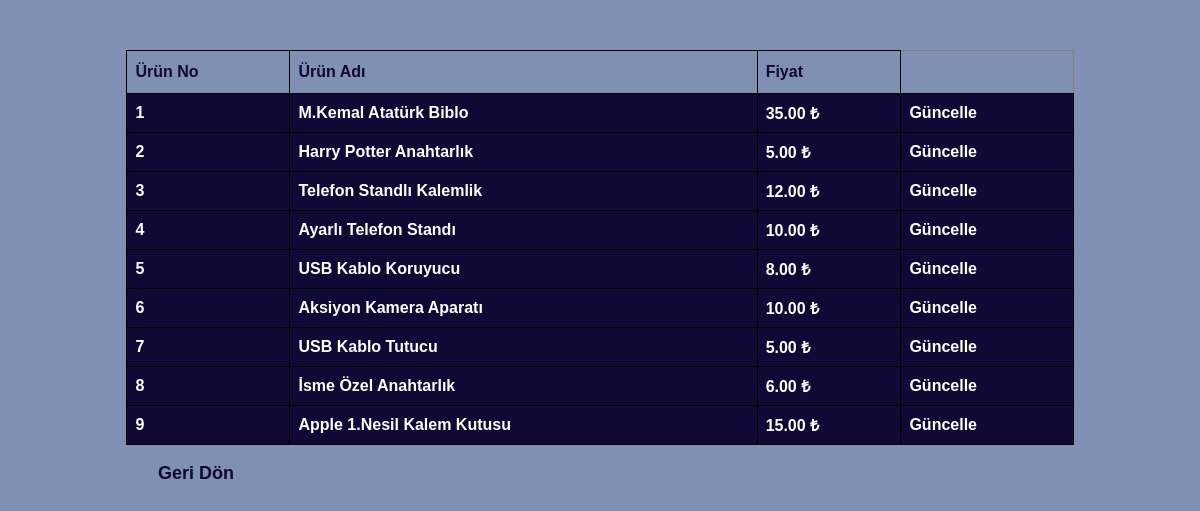
Page /websitedb/urunGnclKyt.php (signed in) on the committed database.
### tables this page shows
CREATE TABLE `urunler` (
  `UrunId` int(11) NOT NULL,
  `UrunAdi` varchar(256) NOT NULL,
  `Fiyat` double(10,2) NOT NULL
);

### websitedb/urunGnclKyt.php (the view, shortened to what this page needs)
<html>
<head>
    </head>
    <body>
        <?php
            include("baglanti.php");
            $sql = " SELECT urunler.UrunId, Urunler.UrunAdi,urunler.Fiyat FROM urunler ";
            $cevap = mysqli_query($baglanti,$sql);
            echo "<html>";
            echo "<table border=1px id ='table'>";
            echo "<tr>";
            echo "<th>Ürün No</th>";
            echo "<th>Ürün Adı</th>";
            echo "<th>Fiyat </th>";
            echo "</tr>";
            while($gelen=mysqli_fetch_array($cevap)){
                echo "<tr><td>".$gelen['UrunId']." </td>";
                echo "<td>".$gelen['UrunAdi']."</td>";
                echo "<td>".$gelen['Fiyat']." ₺"."</td>";
                echo "<td><a class = 'btn' href=UrunGuncelle.php?u_id=";
                echo $gelen['UrunId'];
                echo ">Güncelle</a></td></tr>";
            }
            echo "</table>";
            echo "<br/><a class='button' href='menu.php'>Geri Dön </a>";
            echo "</html>";
        ?>
    </body>
</html>

### websitedb/urunGnclKyt.php (style rules this page uses)
body { background-color: rgb(127, 144, 180); font-family:'Trebuchet MS', 'Lucida Sans Unicode', 'Lucida Grande', 'Lucida Sans', Arial, sans-serif; }
.button { text-decoration: none; color:#100835; margin-left:150px; font-weight: bold; font-size: 18px; }
.btn { color:white; text-decoration: none; }
#table { margin:auto; margin-top:50px; border-collapse: collapse; width: 80%; }
#table td, #table th { border: 1px solid black; padding: 8px; font-weight:bold; }
#table tr { background-color:#100835; color:white; }
#table th { padding-top: 12px; padding-bottom: 12px; text-align: left; background-color: rgb(127, 144, 180); ; color:#100835; font-weight:bold; }

### rows in the picture
urunler: UrunId "1", UrunAdi "M.Kemal Atatürk Biblo", Fiyat "35.00"
urunler: UrunId "2", UrunAdi "Harry Potter Anahtarlık", Fiyat "5.00"
urunler: UrunId "3", UrunAdi "Telefon Standlı Kalemlik", Fiyat "12.00"
urunler: UrunId "4", UrunAdi "Ayarlı Telefon Standı", Fiyat "10.00"
urunler: UrunId "5", UrunAdi "USB Kablo Koruyucu", Fiyat "8.00"
urunler: UrunId "6", UrunAdi "Aksiyon Kamera Aparatı", Fiyat "10.00"
urunler: UrunId "7", UrunAdi "USB Kablo Tutucu", Fiyat "5.00"
urunler: UrunId "8", UrunAdi "İsme Özel Anahtarlık", Fiyat "6.00"
urunler: UrunId "9", UrunAdi "Apple 1.Nesil Kalem Kutusu", Fiyat "15.00"
